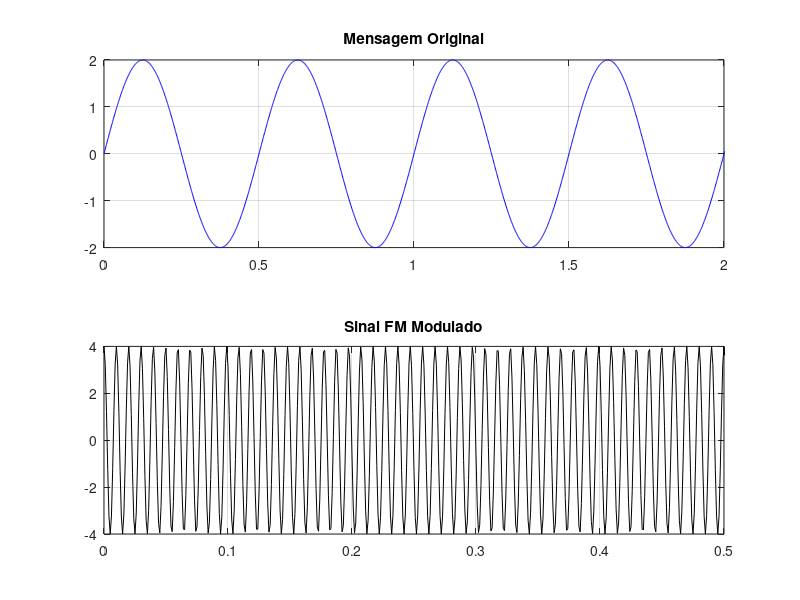
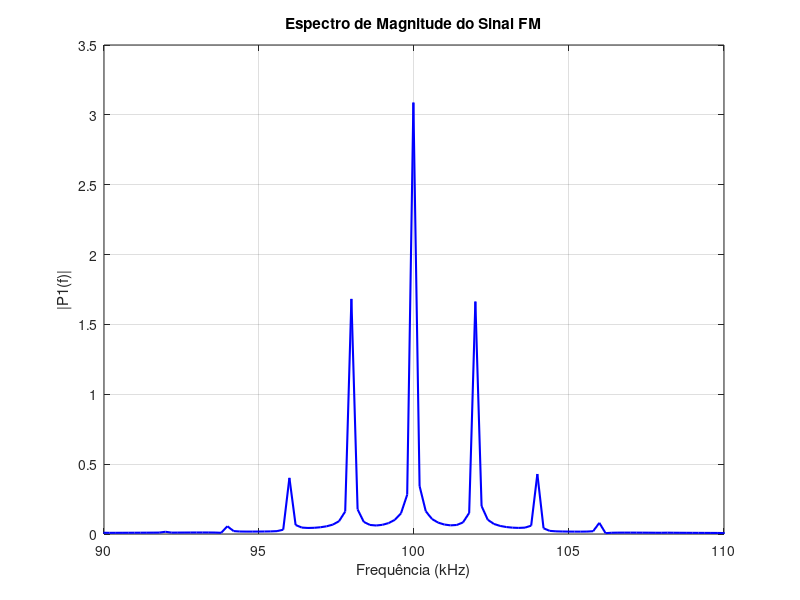
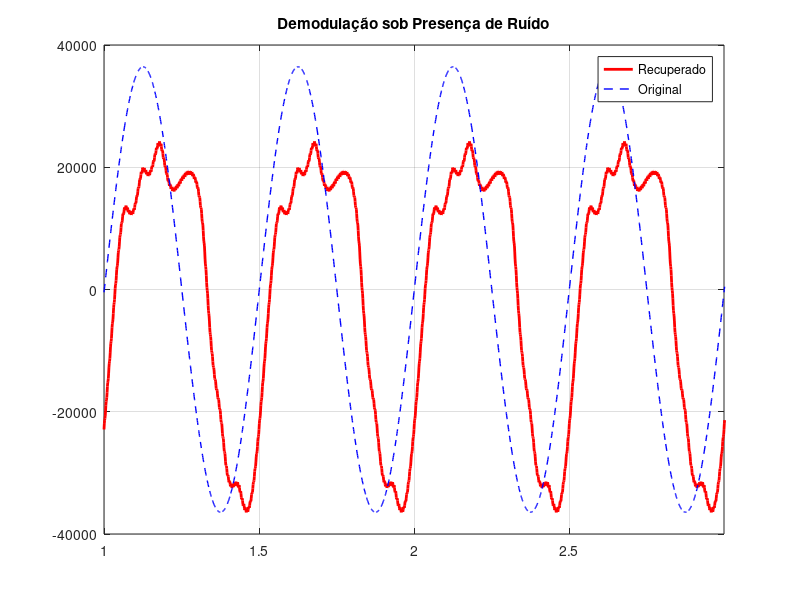
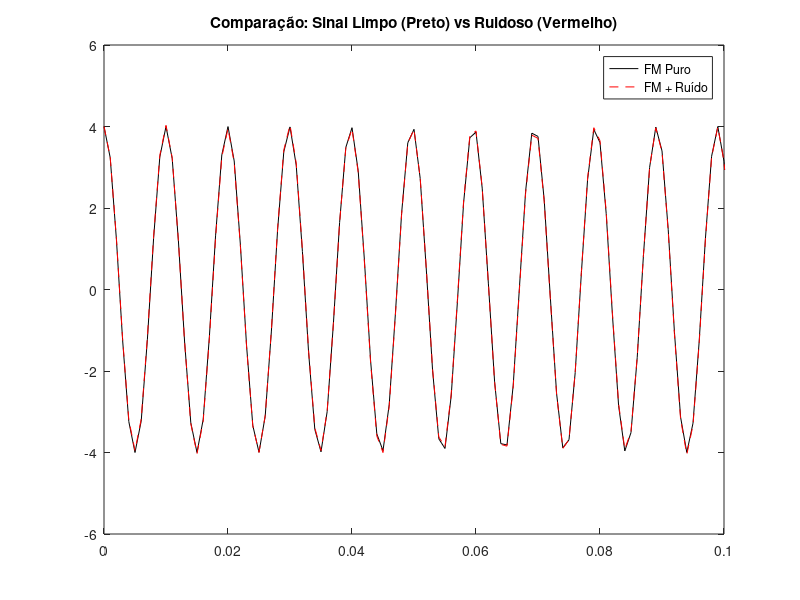

MATLAB code to generate these figures, in order:
% =========================================================================
% PROJETO FM - VERSÃO FINAL COMPLETA (COM ESPECTRO E RUÍDO)
% =========================================================================
pkg load signal;
clc; clear; close all;

% --- 1. PARÂMETROS GERAIS ---
Ac = 4;            % Amplitude portadora
fc = 100e3;        % Freq portadora (100 kHz)
Kf = 6000;         % Sensibilidade
Am = 2;            % Amplitude moduladora
fm = 2e3;          % Freq moduladora (2 kHz)

% --- 2. TEMPO E FREQUÊNCIA ---
Fs = 10 * fc;      % 1 MHz (Amostragem alta para boa resolução)
Ts = 1/Fs;
t_final = 10/fm;   % Aumentei o tempo para o espectro ficar mais bonito
t = 0:Ts:t_final;

% --- 3. GERAÇÃO DOS SINAIS ---
mt = Am * sin(2*pi*fm*t);                    % Mensagem (Áudio)
integral_mt = cumsum(mt) * Ts;
st = Ac * cos(2*pi*fc*t + integral_mt * Kf); % Sinal FM Puro

% --- 4. ADICIONANDO O RUÍDO (PERGUNTA 6) ---
% r(t) = 0.05 * sen(2pi * 40k * t)
ruido = 0.05 * sin(2*pi*40e3*t);
st_ruidoso = st + ruido; % Sinal que chega no receptor

% --- 5. DEMODULAÇÃO DO SINAL RUIDOSO ---
% Derivada
diff_st = diff([st_ruidoso(1), st_ruidoso]) / Ts;
diff_st = abs(diff_st);

% Filtro Passa-Baixa (Ajustado: Ordem 2, 4kHz)
freq_corte = 4000;
[b, a] = butter(2, freq_corte/(Fs/2));
sinal_recuperado = filter(b, a, diff_st);

% Corte de Transiente (Primeiros 20%)
idx_corte = round(length(t) * 0.2);
t_plot = t(idx_corte:end);
mt_plot = mt(idx_corte:end);
recup_plot = sinal_recuperado(idx_corte:end);
recup_plot = recup_plot - mean(recup_plot); % Remove DC

% =========================================================================
% VISUALIZAÇÃO (5 FIGURAS PARA O SLIDE)
% =========================================================================

% FIG 1: Sinais no Tempo (Zoom curto)
figure(1);
subplot(2,1,1); plot(t*1000, mt, 'b'); title('Mensagem Original'); grid on; xlim([0 2]);
subplot(2,1,2); plot(t*1000, st, 'k'); title('Sinal FM Modulado'); grid on; xlim([0 0.5]);

% FIG 2: ESPECTRO DE FREQUÊNCIA (IMPORTANTE PARA PERGUNTA 3)
figure(2);
L = length(st);
Y = fft(st);
P2 = abs(Y/L);
P1 = P2(1:L/2+1);
P1(2:end-1) = 2*P1(2:end-1);
f = Fs*(0:(L/2))/L;
plot(f/1000, P1, 'b', 'LineWidth', 1.5);
title('Espectro de Magnitude do Sinal FM');
xlabel('Frequência (kHz)'); ylabel('|P1(f)|');
xlim([90 110]); % Zoom entre 90k e 110k para ver as bandas laterais
grid on;
% Dica para o slide: Mostre que a energia se espalha ao redor de 100kHz

% FIG 3: VALIDAÇÃO DA DEMODULAÇÃO (COM RUÍDO)
figure(3);
plot(t_plot*1000, recup_plot, 'r', 'LineWidth', 2); hold on;
fator = max(abs(recup_plot))/max(abs(mt_plot));
plot(t_plot*1000, mt_plot * fator, 'b--', 'LineWidth', 1);
title('Demodulação sob Presença de Ruído');
legend('Recuperado', 'Original');
grid on; xlim([t_plot(1)*1000, t_plot(1)*1000 + 2]);

% FIG 4: PROVA DE ROBUSTEZ (Zoom no ruído)
figure(4);
plot(t*1000, st, 'k'); hold on;
plot(t*1000, st_ruidoso, 'r--');
title('Comparação: Sinal Limpo (Preto) vs Ruidoso (Vermelho)');
xlim([0 0.1]); % Zoom extremo
legend('FM Puro', 'FM + Ruído');
% Explicação: O ruído afeta a AMPLITUDE, mas a informação está na FREQUÊNCIA.
